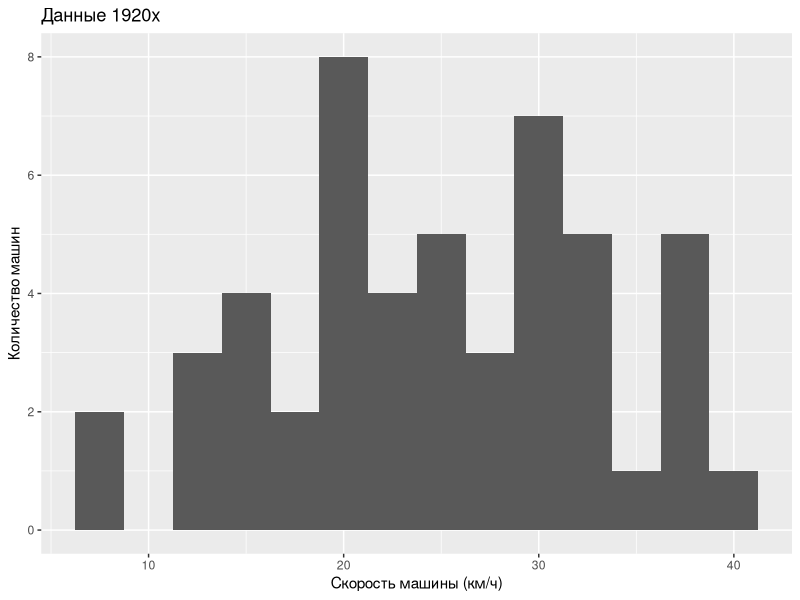
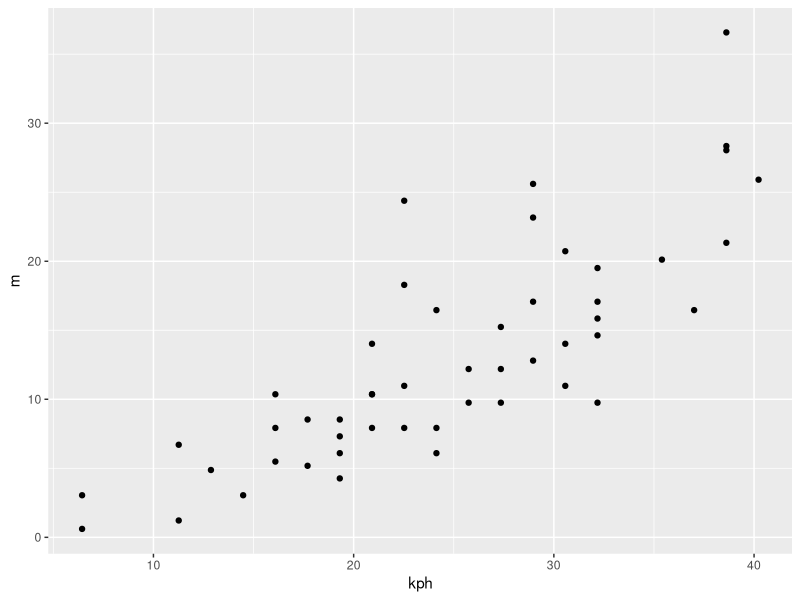
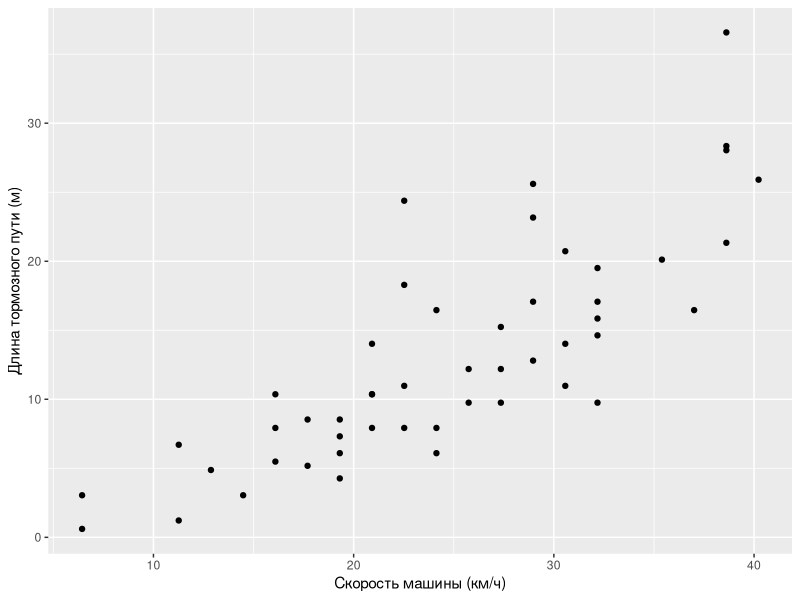

Write the R code that produced these figures, in order.
head(cars)
tail(cars)
help("cars")
cars$kph <- 1.609 * cars$speed
cars$m <- 0.3048 * cars$dist
head(cars)
mean(cars$kph)
max(cars$kph)
min(cars$kph)
median(cars$kph)
summary(cars$kph)
sort(cars$kph)
# ggggg

require("ggplot2")

qplot(data=cars,kph,binwidth=2.5,
      xlab="Скорость машины (км/ч)",
      ylab="Количество машин",
      main="Данные 1920х")

qplot(data=cars,kph,m)
qplot(data=cars,kph,m,
  xlab="Скорость машины (км/ч)",
  ylab="Длина тормозного пути (м)")



